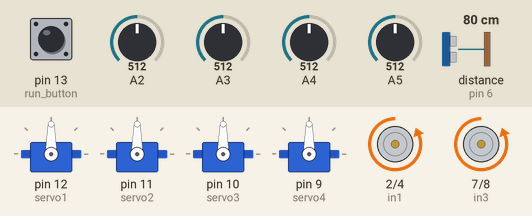
Recording of a sketch running on a simulated Arduino Uno, built with avr-gcc and run on an emulated ATmega328P. Shown: 4 × servo, motor-driver pin pairs drawn as motors (green arrow = first pin HIGH = forward, orange = second pin HIGH = backward, longer = more drive, scaled by the enable pin). Wiring (inferred from the names in the program): ultrasonic range finder: trigger pin 6; echo pin 6. Inputs (shaded band) come from the test bench; at power-on: distance to the obstacle (sensor on pin 6) 80 cm, A2 = 512, A3 = 512, pin 13 (run_button) LOW, A4 = 512, A5 = 512. The echo pulse lasts 58.3 µs per cm.

Above: at 1.2 s.
1.3 s: distance to the obstacle (sensor on pin 6) set to 23 cm
2.8 s: distance to the obstacle (sensor on pin 6) set to 19 cm
At 3.4 s:
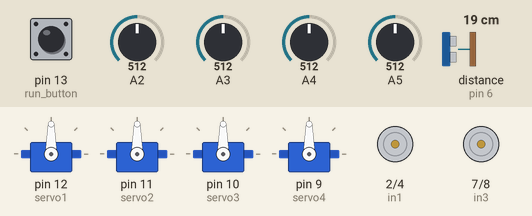
4.3 s: distance to the obstacle (sensor on pin 6) set to 35 cm
At 4.7 s:
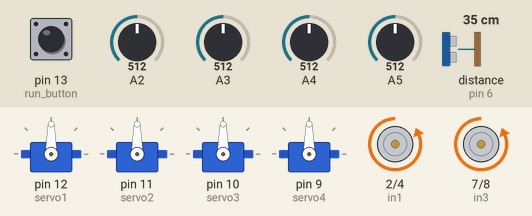
5.8 s: distance to the obstacle (sensor on pin 6) set to 2 cm
At 6.9 s:
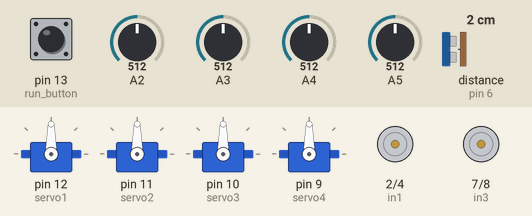
7.3 s: A2 set to 716
At 8.0 s:
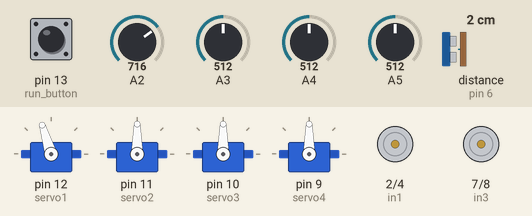
8.8 s: A3 set to 716
At 9.1 s:
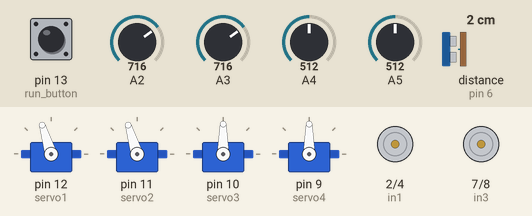
Timing chart, 0 to 11.3 s (numbered marks = the images above; inputs shaded):
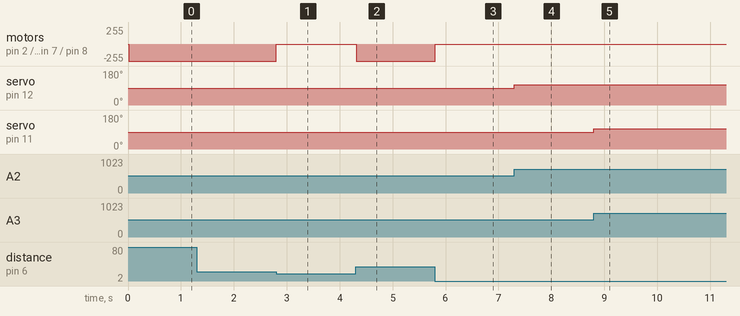

The sketch:

code.ino
```cpp
#include <Servo.h>

int sonar=6, en1=3, en2=5, in1=2, in2=4, in3=7, in4=8, cm=0;
int run_button=13, servo1=12, servo2=11, servo3=10, servo4=9;
int angle1=0, angle2=0, angle3=0, angle4=0;
long duration=0;
short run_button_count=1;
Servo dof1, dof2, dof3, dof4;

void setup()
{
  for(int i=2;i<9;i++){
    pinMode(i, OUTPUT);
    digitalWrite(i, 0);
   }
  pinMode(run_button, INPUT);

  dof1.attach(servo1);
  dof2.attach(servo2);
  dof3.attach(servo3);
  dof4.attach(servo4);

  dof1.write(90);
  dof2.write(90);
  dof3.write(90);
  dof4.write(90);
  //Serial.begin(9600);
}

void loop()
{
  // RUN BUTTON CHECK:
  if(digitalRead(run_button)==1){
    run_button_count++;
    ;;
  }

  // SONAR CODE:
  pinMode(sonar, OUTPUT);
  digitalWrite(sonar, 0);
  delayMicroseconds(2);
  digitalWrite(sonar, 1);
  delayMicroseconds(5);
  digitalWrite(sonar, 0);

  pinMode(sonar, INPUT);
  duration = pulseIn(sonar, 1);
  cm = duration*0.034/2; //distance in centimeters...

  // MOTOR OPERATION CODE:
  if(cm>20 && run_button_count%2==0){
    digitalWrite(in1, 0);
    digitalWrite(in2, 1);
    digitalWrite(in3, 0);
    digitalWrite(in4, 1);
    analogWrite(en1, 255);
    analogWrite(en2, 255);
  }
  else{
    run_button_count++;
    digitalWrite(in1, 0);
    digitalWrite(in2, 0);
    digitalWrite(in3, 0);
    digitalWrite(in4, 0);
    analogWrite(en1, 0);
    analogWrite(en2, 0);

    angle1=map(analogRead(A2),0,1023,-45,45);
    angle2=map(analogRead(A3),0,1023,-45,45);
    angle3=map(analogRead(A4),0,1023,-45,45);
    angle4=map(analogRead(A5),0,1023,-45,45);

    dof1.write(90+angle1);
    dof2.write(90+angle2);
    dof3.write(90+angle3);
    dof4.write(90+angle4);
  }
}
```

Measured:
- the behaviour switches between 22 and 21 cm on distance to the obstacle (sensor on pin 6) (found by bisection; images 0 and 1)
- after the input at 1.3 s, every drawn part: stays the same
- after the input at 2.8 s, motor on pin 2 (in1) / pin 4 (in2), motor on pin 7 (in3) / pin 8 (in4): backward 255/255 → stopped at once
- after the input at 4.3 s, motor on pin 2 (in1) / pin 4 (in2), motor on pin 7 (in3) / pin 8 (in4): stopped → backward 255/255 at once
- after the input at 5.8 s, motor on pin 2 (in1) / pin 4 (in2), motor on pin 7 (in3) / pin 8 (in4): backward 255/255 → stopped at once
- after the input at 7.3 s, servo on pin 12 (servo1): 90° → 107° at once
- after the input at 8.8 s, servo on pin 11 (servo2): 90° → 107° at once
